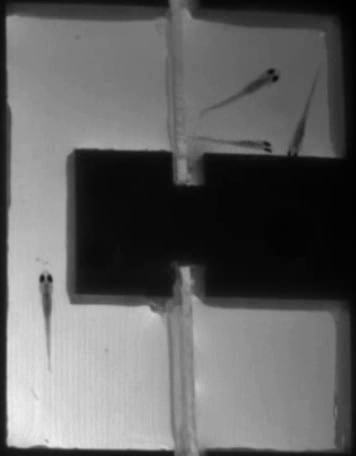
#> input picture _data/arena_still.png, 356 x 456 px, found by its file name
$ python 2_load_compute_difference_save.py
#> lines starting #> are read from the running program, lines starting #| are printed output that depends on the picture
# Load still images (foreground and background), compute difference with numpy, and save the result to a PNG file

# Import libraries
import numpy as np
import imageio.v3 as iio

# Set paths
foreground_path = '_data/arena_still.png'
background_path = '_data/arena_empty.png'
output_path = '_tmp/output.png'

# Load image from file
foreground_image = iio.imread(foreground_path)
#> foreground_image is the input picture: shape (456, 356); min 0, max 238, mean 98.4
background_image = iio.imread(background_path)
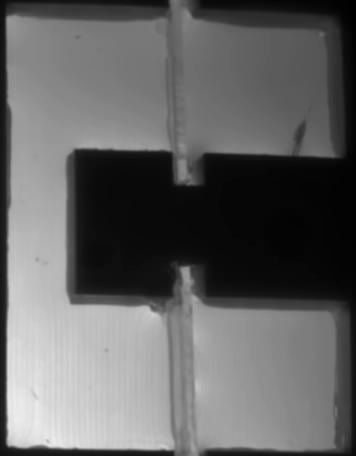
#> input picture _data/arena_empty.png, 356 x 456 px, found by its file name
#> background_image is the input picture: shape (456, 356); min 0, max 237, mean 99.1

# Convert to floating point precision
foreground_image_float = np.float32(foreground_image)
background_image_float = np.float32(background_image)

# Process images (absolute difference)
difference = np.abs(foreground_image_float - background_image_float)
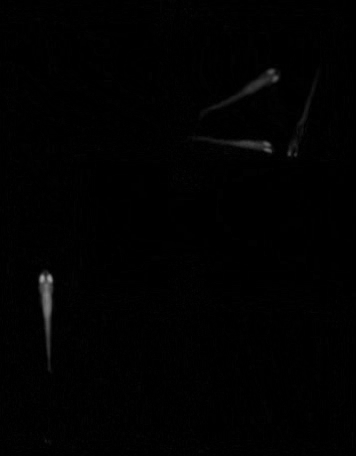
#> difference: shape (456, 356) float32; min 0, max 162, mean 1.5

# Convert to output image format (unsigned 8-bit integer)
output_image = np.uint8(difference)

# Save the processed image to a file
iio.imwrite(output_path, output_image)

#FIN
